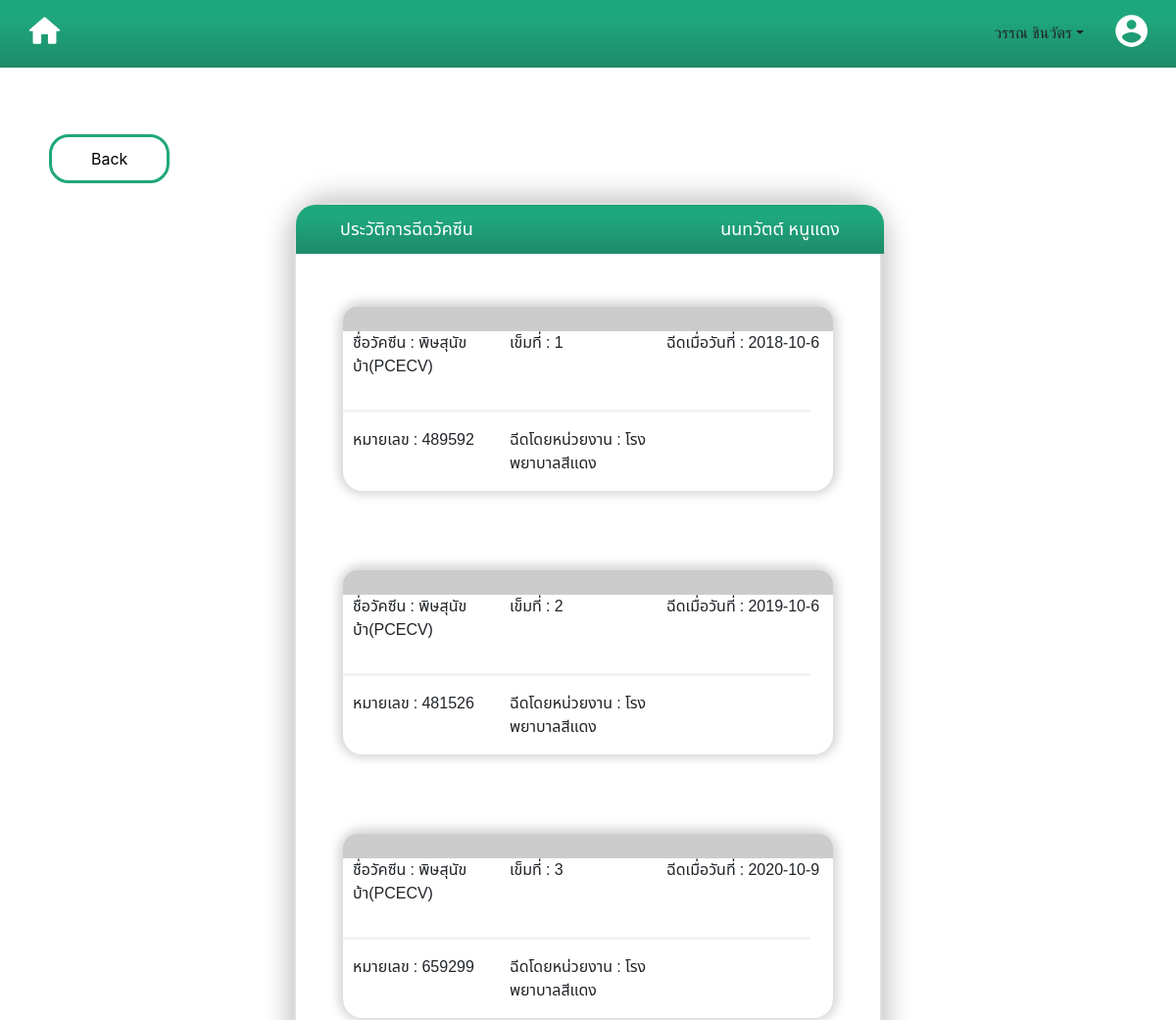
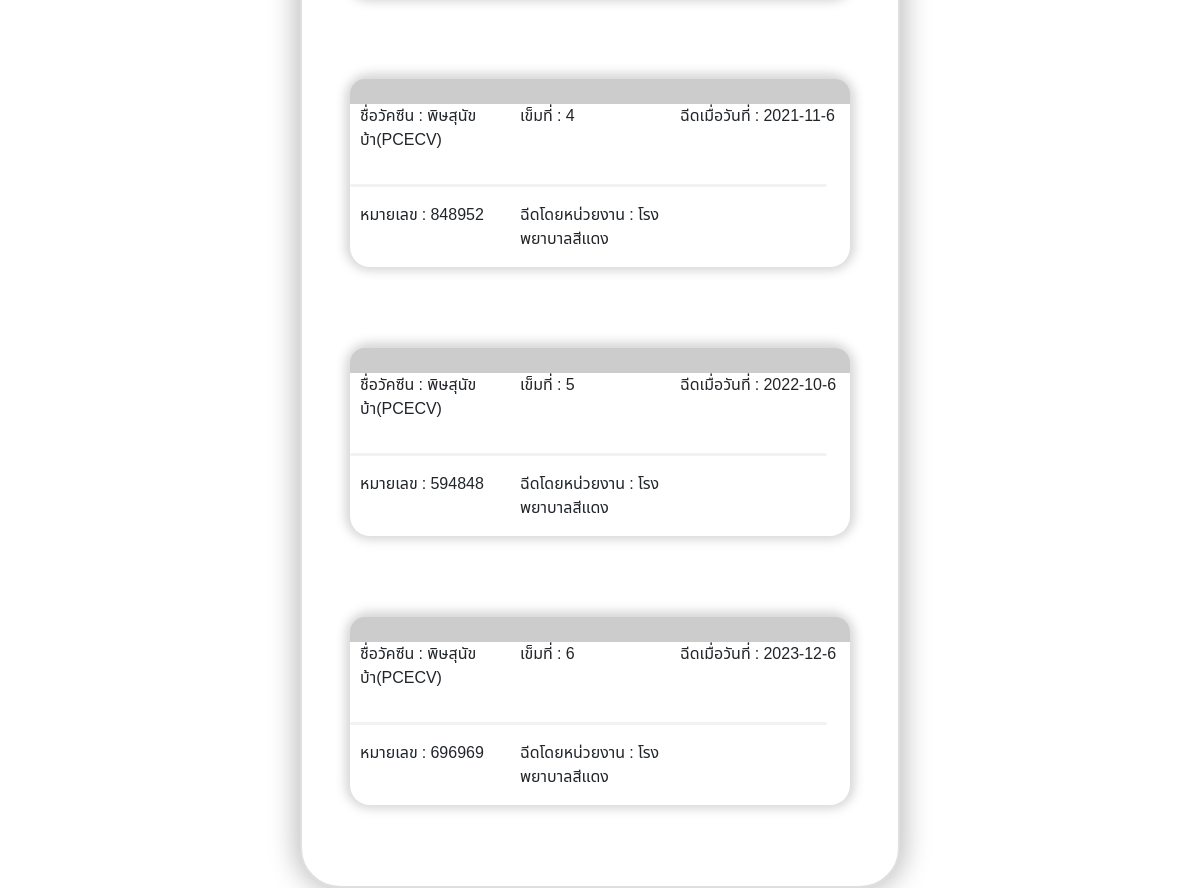
Page /vaccine.php?user_id=700 (signed in) on the committed database (2 pictures, top to bottom).
### tables this page shows
CREATE TABLE `patient` (
  `user_id` int(13) NOT NULL,
  `fname` varchar(255) NOT NULL,
  `lname` varchar(255) NOT NULL,
  `birthday` date NOT NULL,
  `weight` int(11) NOT NULL,
  `height` int(11) NOT NULL,
  `day_latest` date NOT NULL,
  `hs_name` varchar(255) NOT NULL,
  `department` varchar(255) NOT NULL,
  `doc_name` varchar(255) NOT NULL,
  `doc_id` int(11) NOT NULL,
  `pulse` int(11) NOT NULL,
  `results` text NOT NULL,
  `med_recieve` text NOT NULL,
  `meder_name` varchar(255) NOT NULL,
  `meder_id` int(11) NOT NULL,
  `appointment` text NOT NULL,
  `tracking` text NOT NULL,
  `danger_med` text NOT NULL,
  `med_continuous` text NOT NULL
);

CREATE TABLE `vaccine` (
  `user_id` int(13) NOT NULL,
  `nm_vac` text NOT NULL,
  `num_vac` int(11) NOT NULL,
  `date_vac` text NOT NULL,
  `id_vac` int(11) NOT NULL,
  `agency_vac` text NOT NULL
);

### database/connect.php (called while the page is built, shortened)
<?php
$host = "localhost";
$usr = "root";
$pass = "";
$db = "supmed";
$dsn = "mysql:host=$host;dbname=$db;charset=utf8";
require_once "database/controller.php";
try{
    $pdo = new PDO($dsn, $usr, $pass);
    $pdo->setAttribute(PDO::ATTR_ERRMODE, PDO::ERRMODE_EXCEPTION);
}catch(PDOException $e){
    echo $e->getMessage();
}
$controller = new Controller($pdo);
?>

### database/controller.php (called while the page is built)
<?php
class Controller{
    private $db;
    function __construct($conn){
        $this->db=$conn;
    }
    function getDetails($user_id){
        try {
            $sql = "SELECT * FROM patient WHERE user_id = :user_id";
            $stmt = $this->db->prepare($sql);
            $stmt->bindParam(":user_id", $user_id, PDO::PARAM_STR);
            $stmt->execute();
            $result = $stmt->fetch(PDO::FETCH_ASSOC);
            return $result;
        } catch (PDOException $e) {
            echo $e->getMessage();
            return false;
        }
    }
}
?>

### vaccine.php (the view, shortened to what this page needs)
<?php
require_once "layout/header.php";
require_once "database/controller.php";
require_once "database/connect.php";
$userID = $_GET["user_id"];
$result = $controller->getDetails($userID);
$sql = "SELECT * FROM vaccine WHERE user_id = :user_id";
$stmt = $pdo->prepare($sql);
$stmt->bindParam(':user_id', $userID, PDO::PARAM_INT);
$stmt->execute();
$vaccineData = $stmt->fetchAll(PDO::FETCH_ASSOC);
?>
<br>
<br>
<div class="button-back"><a href="old-record.php?user_id=<?php echo $userID;?>"><button>Back</button></a>
</div>
<div class="contain-main-vaccine">
    <div class="container-vaccine">
        <div class="top-con">
            <div class="text-topic-vaccine">
                <p class="record-text">ประวัติการฉีดวัคซีน</p>
                <p class="fullname"><?php echo $result['fname']," ",$result['lname'];?></p>
            </div>
        </div>
        <br> <br>
        <?php if (empty($vaccineData)) : ?>
            <div class="sub-container-vaccine">
                <div class="top-sub"></div>
                <div class="vaccine-detail">
                    <p>No vaccine data available</p>
                </div>
            </div>
        <?php else : ?>
            <?php foreach ($vaccineData as $vaccine) : ?>
                <div class="sub-container-vaccine">
                    <div class="top-sub"></div>
                    <div class="vaccine-detail">
                        <p>ชื่อวัคซีน : <?php echo $vaccine['nm_vac']; ?></p>
                        <p>เข็มที่ : <?php echo $vaccine['num_vac']; ?></p>
                        <p>ฉีดเมื่อวันที่ : <?php echo $vaccine['date_vac']; ?></p>
                    </div>
                    <hr class="bar-hr">
                    <div class="vaccine-detail">
                        <p>หมายเลข : <?php echo $vaccine['id_vac']; ?></p>
                        <p>ฉีดโดยหน่วยงาน : <?php echo $vaccine['agency_vac']; ?></p>
                    </div>
                </div>
                <br> <br> <br>
            <?php endforeach; ?>
        <?php endif; ?>
    </div>
</div>
</body>
</html>

### css/vaccine-style.css (style rules this page uses)
.contain-main-vaccine { display: flex; flex-direction: row; }
.container-vaccine { width: 600px; height: auto; background: white; border: 2px solid rgb(223, 223, 223); border-radius: 40px; backdrop-filter: blur(15px); box-shadow: 0px -1px 26.100000381469727px 5px rgba(0, 0, 0, 0.25); margin: auto auto; height: auto; font-family: 'Noto Sans Thai', sans-serif; font-size: 18px; }
.top-con { border-top-left-radius:20px; border-top-right-radius:20px; background: linear-gradient(180deg, #1FA77C 27.08%, #1E8B69 97.92%);; width: 100%; height: 50px; color: white; padding-top: 12px; }
.text-topic-vaccine { display: flex; flex-direction: row; justify-content: space-between; padding-left: 45px; padding-right: 45px; align-items: center; }
.sub-container-vaccine { width: 500px; height: auto; background: white; border: 0px solid rgb(223, 223, 223); border-radius: 20px; backdrop-filter: blur(5px); box-shadow: 0px -1px 10px 5px rgba(101, 101, 101, 0.25); margin: auto auto; height: auto; }
.vaccine-detail { display: grid; grid-template-columns: repeat(3, 1Fr); padding-left: 10px; padding-right: 10px; font-size: small; font-size: 16px; }
.top-sub { border-top-left-radius:15px; border-top-right-radius:15px; background-color: #cccccc; width: 100%; height: 25px; color: white; padding: 0; }
.bar-hr { width: 95%; height: 2px; border-radius: 5px; background-color: #cccccc; border: 1px solid #cccccc; }

### css/btn-back.css (style rules this page uses)
.button-back button { margin: 20px 50px; padding: 10px 40px; border: 3px solid #1FA77C; background: none; border-radius: 20px; transition: all 0.5s; }
.button-back a { text-decoration: none; color: black; }

### css/treat.css (style rules this page uses)
.top-con { border-top-left-radius:20px; border-top-right-radius:20px; background: linear-gradient(180deg, #1FA77C 27.08%, #1E8B69 97.92%);; width: 600px; height: 50px; color: white; }

### rows in the picture
patient: fname "นนทวัตต์", lname "หนูแดง"
vaccine: nm_vac "พิษสุนัขบ้า(PCECV)", num_vac "1", date_vac "2018-10-6", id_vac "489592", agency_vac "โรงพยาบาลสีแดง"
vaccine: nm_vac "พิษสุนัขบ้า(PCECV)", num_vac "2", date_vac "2019-10-6", id_vac "481526", agency_vac "โรงพยาบาลสีแดง"
vaccine: nm_vac "พิษสุนัขบ้า(PCECV)", num_vac "3", date_vac "2020-10-9", id_vac "659299", agency_vac "โรงพยาบาลสีแดง"
vaccine: nm_vac "พิษสุนัขบ้า(PCECV)", num_vac "4", date_vac "2021-11-6", id_vac "848952", agency_vac "โรงพยาบาลสีแดง"
vaccine: nm_vac "พิษสุนัขบ้า(PCECV)", num_vac "5", date_vac "2022-10-6", id_vac "594848", agency_vac "โรงพยาบาลสีแดง"
vaccine: nm_vac "พิษสุนัขบ้า(PCECV)", num_vac "6", date_vac "2023-12-6", id_vac "696969", agency_vac "โรงพยาบาลสีแดง"

### other values in the picture
$_SESSION['username'] "วรรณ ชินวัตร"
